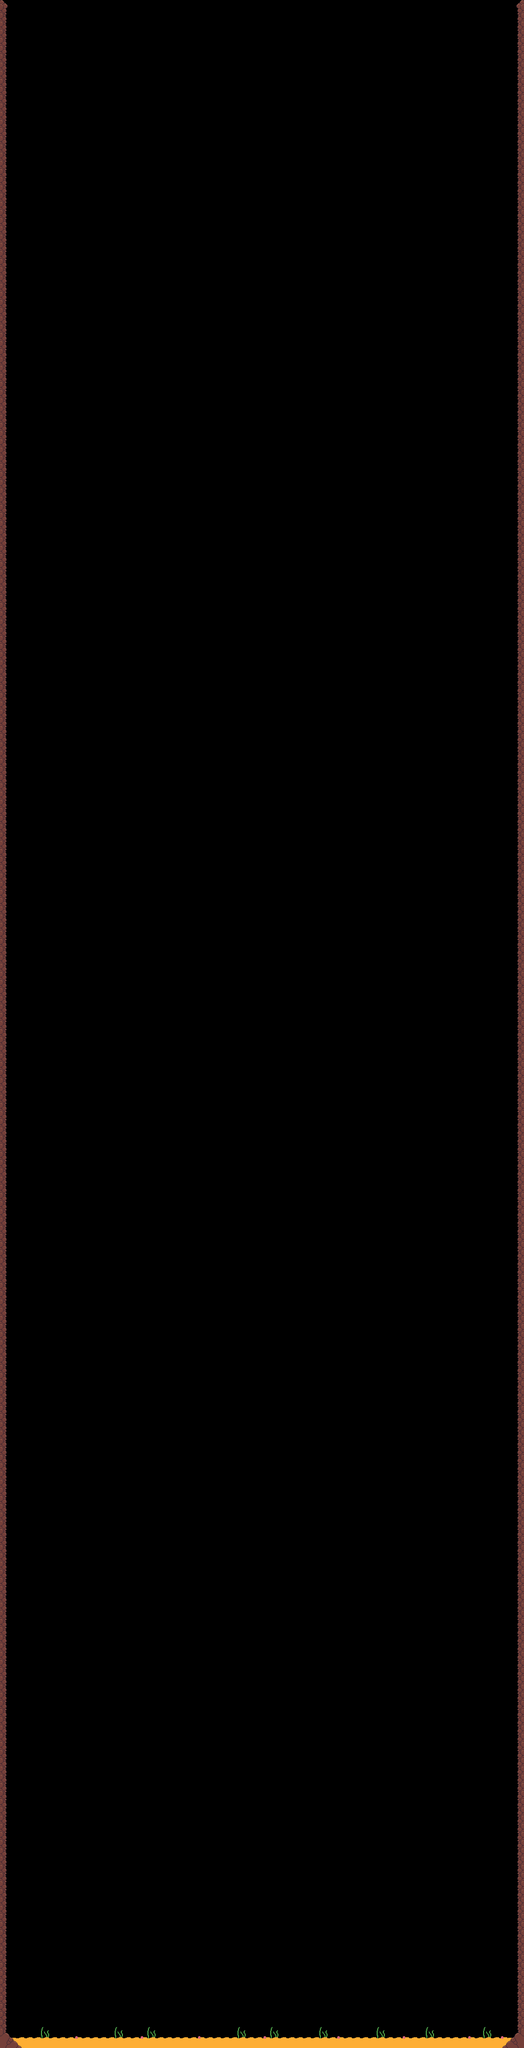

Tiled map render using the project's own tile images. Description and the map definition, with tile-layer contents summarised, below:
An orthogonal 64x250 tile map with 32x32 px tiles, 1 tile layer (borders).

<map version="1.10" tiledversion="1.11.0" orientation="orthogonal" renderorder="right-down" width="64" height="250" tilewidth="32" tileheight="32" infinite="0" nextlayerid="2" nextobjectid="1">
 <editorsettings>
  <export target="../src/maps/map.lua" format="lua" />
 </editorsettings>
 <tileset firstgid="1" name="bigFish" tilewidth="32" tileheight="32" tilecount="22" columns="22">
  <image source="map.png" width="704" height="32" />
 </tileset>
 <layer id="1" name="borders" width="64" height="250">
  <data>[16000 cells, 634 non-empty, 20 distinct tile ids]</data>
 </layer>
</map>
